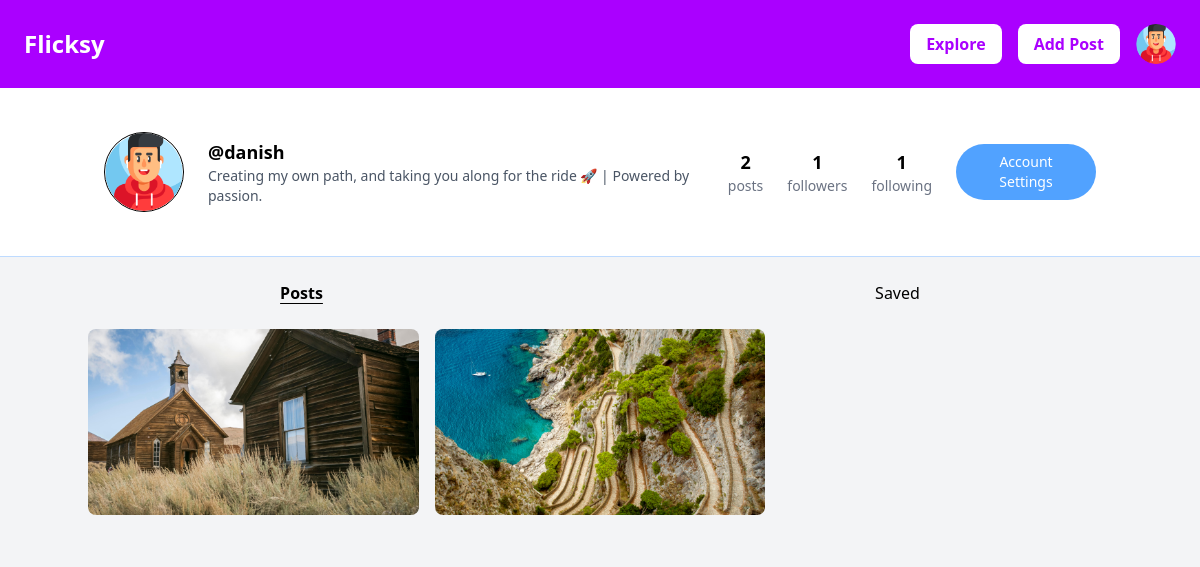
Screenshot of /profile/danish (signed in) with the database file from the repository.
### core/models.py (models this page shows, shortened)
class Profile(models.Model):
    user = models.OneToOneField(User, on_delete=models.CASCADE, related_name='profile')
    bio = models.TextField(blank=True)
    avatar = models.ImageField(upload_to='avatars/', default='default_avatar.jpg')
    created_at = models.DateTimeField(auto_now_add=True)

class Post(models.Model):
    author = models.ForeignKey(User, on_delete=models.CASCADE)
    caption = models.TextField()
    image = models.ImageField(upload_to='posts/')
    created_at = models.DateTimeField(default=timezone.now)

### core/views.py (the view)
# urls.py: path('profile/<str:username>', views.profile, name='profile'),
@login_required(login_url='login')
def profile(request, username):
    try:
        user = User.objects.get(username=username)
        user_profile = Profile.objects.get(user=user)
    except User.DoesNotExist:
        return redirect('/')
    except Profile.DoesNotExist:
        return redirect('/')
    user_posts = Post.objects.filter(author=user)
    user_posts = user_posts.order_by('-created_at')
    number_of_posts = user_posts.count()
    user_followers = user.followers.all()
    user_following = user.following.all()
    is_following = Follow.objects.filter(follower=request.user, following=user).exists()
    if is_following:
        button_text = 'Unfollow'
    else:
        button_text = 'Follow'
    context = {
        'user_profile': user_profile,
        'user_posts': user_posts,
        'number_of_posts': number_of_posts,
        'button_text': button_text,
        'user_followers': user_followers.count(),
        'user_following': user_following.count(),
    }
    return render(request, 'profile.html', context)

### templates/profile.html (shortened to what this page needs)
<!DOCTYPE html>
<html lang="en">
<head>
  <script src="https://cdn.jsdelivr.net/npm/@tailwindcss/browser@4"></script>
</head>
<body class="bg-gray-100">
  {% include 'navbar.html' %}
  <div>
    <div class="w-full bg-white border-b border-blue-200 p-4 sm:p-6">
      <div class="mx-20 my-5 flex flex-col sm:flex-row items-center justify-between gap-4 sm:gap-6">
        <div class="flex items-center gap-4 sm:gap-6">
          <img src="{{user_profile.avatar.url}}" alt="Profile" class="w-20 h-20 rounded-full object-cover border" />
          <div>
            <h2 class="text-lg font-semibold">@{{user_profile.user.username}}</h2>
            <p class="text-sm text-gray-600">
              {{user_profile.bio}}
            </p>
          </div>
        </div>
        <div class="flex justify-center gap-6 text-center">
          <div>
            <h3 class="text-lg font-semibold">{{number_of_posts}}</h3>
            <p class="text-sm text-gray-500">posts</p>
          </div>
          <div>
            <h3 class="text-lg font-semibold">{{user_followers}}</h3>
            <p class="text-sm text-gray-500">followers</p>
          </div>
          <div>
            <h3 class="text-lg font-semibold">{{user_following}}</h3>
            <p class="text-sm text-gray-500">following</p>
          </div>
        </div>
        <div>
          {% if user.username == user_profile.user.username %}
          <button
            class="cursor-pointer px-5 py-2 bg-blue-400 text-white text-sm rounded-full hover:bg-blue-500 transition">
            <a href="/settings">Account Settings</a>
          </button>
          {% else %}
          <button
            class="cursor-pointer px-5 py-2 bg-blue-400 text-white text-sm rounded-full hover:bg-blue-500 transition">
            <a href="/follow/{{user_profile.user.username}}">{{button_text}}</a>
          </button>
          {% endif %}
        </div>
      </div>
    </div>
    <div class="w-full bg-gray-100 py-6 px-4">
      {% if user.username == user_profile.user.username %}
      <div class="flex justify-around gap-6 mb-6">
        <button class="text-black font-semibold underline underline-offset-4 cursor-pointer">Posts</button>
        <button class="text-black font-medium cursor-pointer"><a href="/saved">Saved</a></button>
      </div>
      {% endif %}
      <div class="grid grid-cols-3 gap-4 max-w-5xl mx-auto">
        {% for post in user_posts %}
        <div hx-get="/posts/{{ post.id }}" hx-target="#modal-body" hx-trigger="click" class="cursor-pointer">
          <img src="{{post.image.url}}" alt="Post" class="rounded-lg w-full h-auto object-cover" />
        </div>
        {% endfor %}
      </div>
    </div>
  </div>
</body>
</html>

### templates/navbar.html (shortened to what this page needs)
<div class="flex items-center justify-between p-6 sticky top-0" style="background-color: #AA00FF;">
    <h1 class="text-2xl font-bold text-white cursor-pointer"><a href="/">Flicksy</a></h1>
    <div class="flex items-center gap-4">
        <button
            class="px-4 py-2 bg-white text-white rounded-lg cursor-pointer font-semibold hover:font-bold transition"
            style="color: #AA00FF;"><a href="search">Explore</a></button>
        <button
            class="px-4 py-2 bg-white text-white rounded-lg cursor-pointer font-semibold hover:font-bold transition"
            style="color: #AA00FF;" onclick="toggleModal(true)">Add Post</button>
        <div class="relative">
            <img id="profileImage" onclick="toggleDropdown()" src="{{user_profile.avatar.url}}" alt="Profile"
                class="w-10 h-10 rounded-full cursor-pointer object-cover" />
        </div>
    </div>
</div>

### rows the page displays
Profile: avatar (picture), user.username "danish", bio "Creating my own path, and taking you along for the ride 🚀 | Powered by passion."
Post: image (picture)
Post: image (picture)

### other values shown
{{ number_of_posts }} "2"
{{ user_followers }} "1"
{{ user_following }} "1"
